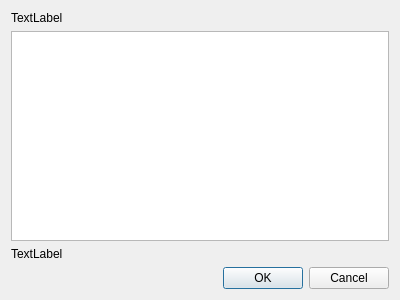
<?xml version="1.0" encoding="UTF-8"?>
<ui version="4.0">
 <class>ReosNetworkCompatibilityDialog</class>
 <widget class="QDialog" name="ReosNetworkCompatibilityDialog">
  <property name="geometry">
   <rect>
    <x>0</x>
    <y>0</y>
    <width>400</width>
    <height>300</height>
   </rect>
  </property>
  <property name="windowTitle">
   <string notr="true">Dialog</string>
  </property>
  <layout class="QVBoxLayout" name="verticalLayout">
   <item>
    <widget class="QLabel" name="mIntroLabel">
     <property name="text">
      <string>TextLabel</string>
     </property>
     <property name="alignment">
      <set>Qt::AlignLeading|Qt::AlignLeft|Qt::AlignTop</set>
     </property>
     <property name="wordWrap">
      <bool>true</bool>
     </property>
    </widget>
   </item>
   <item>
    <widget class="QTextBrowser" name="mTextBrowser">
     <property name="textInteractionFlags">
      <set>Qt::LinksAccessibleByKeyboard|Qt::LinksAccessibleByMouse|Qt::TextBrowserInteraction|Qt::TextEditable|Qt::TextSelectableByMouse</set>
     </property>
    </widget>
   </item>
   <item>
    <widget class="QLabel" name="mFinalLabel">
     <property name="text">
      <string>TextLabel</string>
     </property>
     <property name="alignment">
      <set>Qt::AlignLeading|Qt::AlignLeft|Qt::AlignTop</set>
     </property>
     <property name="wordWrap">
      <bool>true</bool>
     </property>
    </widget>
   </item>
   <item>
    <widget class="QDialogButtonBox" name="buttonBox">
     <property name="orientation">
      <enum>Qt::Horizontal</enum>
     </property>
     <property name="standardButtons">
      <set>QDialogButtonBox::Cancel|QDialogButtonBox::Ok</set>
     </property>
    </widget>
   </item>
  </layout>
 </widget>
 <resources/>
 <connections>
  <connection>
   <sender>buttonBox</sender>
   <signal>accepted()</signal>
   <receiver>ReosNetworkCompatibilityDialog</receiver>
   <slot>accept()</slot>
   <hints>
    <hint type="sourcelabel">
     <x>248</x>
     <y>254</y>
    </hint>
    <hint type="destinationlabel">
     <x>157</x>
     <y>274</y>
    </hint>
   </hints>
  </connection>
  <connection>
   <sender>buttonBox</sender>
   <signal>rejected()</signal>
   <receiver>ReosNetworkCompatibilityDialog</receiver>
   <slot>reject()</slot>
   <hints>
    <hint type="sourcelabel">
     <x>316</x>
     <y>260</y>
    </hint>
    <hint type="destinationlabel">
     <x>286</x>
     <y>274</y>
    </hint>
   </hints>
  </connection>
 </connections>
</ui>
